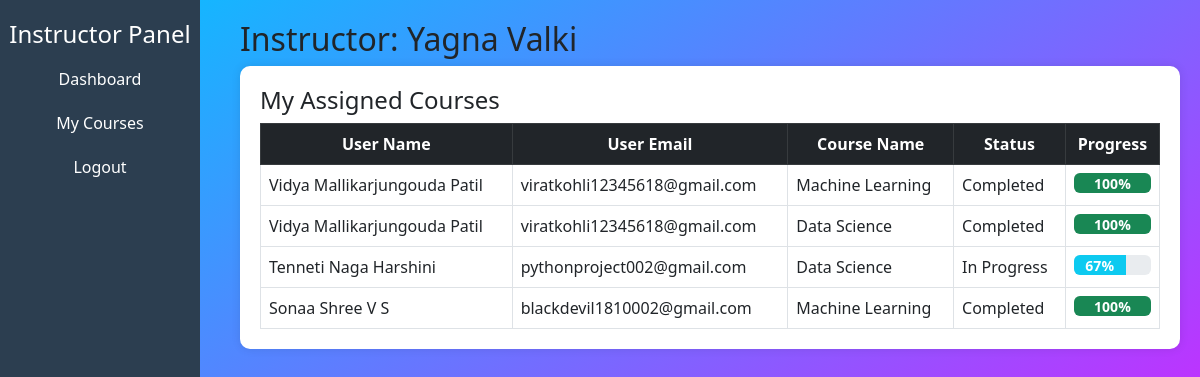
Screenshot of /instructor_courses (signed in) with the database file from the repository.
### tables this page shows
CREATE TABLE enrollment (
                  id INTEGER PRIMARY KEY AUTOINCREMENT,
                  user_id INTEGER NOT NULL,
                  course_id INTEGER NOT NULL,
                  status TEXT NOT NULL,
                  progress INTEGER DEFAULT 0 NOT NULL,
                  enrollment_date TEXT NOT NULL);

CREATE TABLE users (
    id INTEGER PRIMARY KEY,
    name TEXT,
    email TEXT UNIQUE,
    password TEXT,
    role TEXT DEFAULT 'user',  -- Default value set
    is_verified INTEGER DEFAULT 0,
    approval_status TEXT DEFAULT 'pending'
);

CREATE TABLE courses (
                  id INTEGER PRIMARY KEY AUTOINCREMENT,
                  title TEXT NOT NULL,
                  description TEXT,
                  duration INTEGER NOT NULL,
                  instructor_id INTEGER NOT NULL,
                  start_date TEXT NOT NULL,
                  end_date TEXT NOT NULL, image_path TEXT, video_path TEXT);

### app.py (the view)
@app.route('/instructor_courses')
def instructor_courses():
    if 'user' in session and session.get('role') == 'instructor':
        instructor_id = session.get('user_id')
        conn = sqlite3.connect("upskill_vision.db")
        cursor = conn.cursor()
        query = """
            SELECT u.name, u.email, c.title, e.status, e.progress
            FROM users u
            JOIN enrollment e ON u.id = e.user_id
            JOIN courses c ON e.course_id = c.id
            WHERE c.instructor_id = ?
        """
        cursor.execute(query, (instructor_id,))
        courses_data = cursor.fetchall()
        conn.close()
        return render_template("instructor_courses.html", courses=courses_data, name=session['user'])
    return redirect(url_for('login'))

### app.py (called while the page is built)
@app.before_request
def session_management():
    if 'user' in session:
        if 'last_activity' in session:
            elapsed_time = time.time() - session['last_activity']
            if elapsed_time > SESSION_TIMEOUT:
                session.clear()
                flash("Your session has expired due to inactivity. Please log in again.", "error")
                return redirect(url_for('login'))
        session['last_activity'] = time.time()

### templates/instructor_courses.html (shortened to what this page needs)
<!DOCTYPE html>
<html lang="en">
<head>
    <link href="https://cdn.jsdelivr.net/npm/bootstrap@5.3.0/dist/css/bootstrap.min.css" rel="stylesheet">
    <link rel="stylesheet" href="{{ url_for('static', filename='css/adminstyles.css') }}">
</head>
<body>
    <div class="sidebar">
        <h4 class="text-center text-white">Instructor Panel</h4>
        <a href="{{ url_for('instructor_dashboard') }}">Dashboard</a>
        <a href="{{ url_for('instructor_courses') }}">My Courses</a>
        <a href="{{ url_for('instructor_logout') }}">Logout</a>
    </div>
    <div class="content">
        <h2>Instructor: {{ name }}</h2>
        <div class="table-container">
            <h4>My Assigned Courses</h4>
            <table class="table table-bordered">
                <thead class="table-dark">
                    <tr>
                        <th>User Name</th>
                        <th>User Email</th>
                        <th>Course Name</th>
                        <th>Status</th>
                        <th>Progress</th>
                    </tr>
                </thead>
                <tbody>
                    {% for course in courses %}
                    <tr>
                        <td>{{ course[0] }}</td>
                        <td>{{ course[1] }}</td>
                        <td>{{ course[2] }}</td>
                        <td>{{ course[3] }}</td>
                        <td>
                            <div class="progress">
                                <div class="progress-bar {% if course[4] == 100 %}bg-success{% else %}bg-info{% endif %}"
                                     role="progressbar"
                                     style="width: {{ course[4] }}%;"
                                     aria-valuenow="{{ course[4] }}"
                                     aria-valuemin="0"
                                     aria-valuemax="100">
                                    {{ course[4] }}%
                                </div>
                            </div>
                        </td>
                    </tr>
                    {% endfor %}
                </tbody>
            </table>
        </div>
    </div>
</body>
</html>

### static/css/adminstyles.css (style rules this page uses)
* { margin: 0; padding: 0; box-sizing: border-box; font-family: 'Segoe UI', 'Roboto', sans-serif; }
body { background-color: #6a3de8; background: linear-gradient(to bottom right, #00c6ff, #ff00ff); height: 100vh; }
.content { margin-left: 250px; padding: 20px; }
.sidebar { width: 240px; height: 100vh; position: fixed; left: 0; top: 0; background: #343a40; color: white; padding-top: 20px; }
.sidebar a { display: block; color: white; padding: 10px 20px; text-decoration: none; }
.table { margin-bottom: 0; }
.table thead { text-align: center; }

### templates/instructor_courses.html (style rules this page uses)
body { background-color: #f4f4f4; font-family: Arial, sans-serif; }
.sidebar { width: 200px; position: fixed; height: 100%; background: #2c3e50; padding-top: 20px; }
.sidebar a { padding: 10px; text-align: center; display: block; color: white; text-decoration: none; }
.content { margin-left: 220px; padding: 20px; }
.table-container { background: white; padding: 20px; border-radius: 10px; box-shadow: 0px 0px 10px rgba(0, 0, 0, 0.1); }
.progress { height: 20px; }
.progress-bar { font-size: 14px; font-weight: bold; }

### rows the page displays
enrollment: name "Vidya Mallikarjungouda Patil", email "viratkohli12345618@gmail.com", title "Machine Learning", status "Completed", progress "100"
enrollment: name "Vidya Mallikarjungouda Patil", email "viratkohli12345618@gmail.com", title "Data Science", status "Completed", progress "100"
enrollment: name "Tenneti Naga Harshini", email "pythonproject002@gmail.com", title "Data Science", status "In Progress", progress "67"
enrollment: name "Sonaa Shree V S", email "blackdevil1810002@gmail.com", title "Machine Learning", status "Completed", progress "100"

### other values shown
{{ name }} "Yagna Valki"
